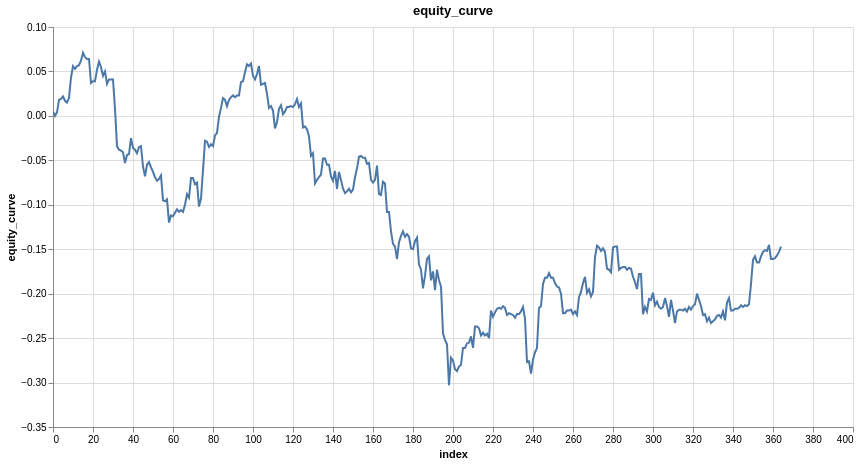

Notebook cell for this chart:
### Code cell
features = ["close_log_return_lag_1"]
model = LinearModel(len(features))
model_trades = research.learn_model_trades(
    ts.drop_nulls(), features, target, model, loss=nn.L1Loss()
)
model_trades = research.add_tx_fees_log(model_trades, maker_fee, taker_fee)
research.plot_line(model_trades, "equity_curve")

### Figure 1 — Vega specification as saved in the notebook (floating-point values rounded to 4 significant figures; data arrays with more than 128 entries replaced by an {"elided": "..."} marker saying what was removed)
{"$schema": "https://vega.github.io/schema/vega/v6.json", "data": [{"name": "param_1e9efca18e7a2868_store"}, {"name": "source_0", "values": {"elided": "365 records"}}, {"name": "source_0_x_domain_index", "values": [{"min": 0, "max": 364}]}, {"name": "source_0_y_domain_equity_curve", "values": [{"min": -0.303, "max": 0.071}]}], "signals": [{"name": "unit", "value": {}, "on": [{"events": "pointermove", "update": "isTuple(group()) ? group() : unit"}]}, {"name": "param_1e9efca18e7a2868", "update": "vlSelectionResolve(\"param_1e9efca18e7a2868_store\", \"union\")"}, {"name": "param_1e9efca18e7a2868_index", "on": [{"events": [{"source": "view", "type": "dblclick"}], "update": "null"}, {"events": {"signal": "param_1e9efca18e7a2868_translate_delta"}, "update": "panLinear(param_1e9efca18e7a2868_translate_anchor.extent_x, -param_1e9efca18e7a2868_translate_delta.x / width)"}, {"events": {"signal": "param_1e9efca18e7a2868_zoom_delta"}, "update": "zoomLinear(domain(\"x\"), param_1e9efca18e7a2868_zoom_anchor.x, param_1e9efca18e7a2868_zoom_delta)"}]}, {"name": "param_1e9efca18e7a2868_equity_curve", "on": [{"events": [{"source": "view", "type": "dblclick"}], "update": "null"}, {"events": {"signal": "param_1e9efca18e7a2868_translate_delta"}, "update": "panLinear(param_1e9efca18e7a2868_translate_anchor.extent_y, param_1e9efca18e7a2868_translate_delta.y / height)"}, {"events": {"signal": "param_1e9efca18e7a2868_zoom_delta"}, "update": "zoomLinear(domain(\"y\"), param_1e9efca18e7a2868_zoom_anchor.y, param_1e9efca18e7a2868_zoom_delta)"}]}, {"name": "param_1e9efca18e7a2868_tuple", "on": [{"events": [{"signal": "param_1e9efca18e7a2868_index || param_1e9efca18e7a2868_equity_curve"}], "update": "param_1e9efca18e7a2868_index && param_1e9efca18e7a2868_equity_curve ? {unit: \"\", fields: param_1e9efca18e7a2868_tuple_fields, values: [param_1e9efca18e7a2868_index,param_1e9efca18e7a2868_equity_curve]} : null"}]}, {"name": "param_1e9efca18e7a2868_tuple_fields", "value": [{"field": "index", "channel": "x", "type": "R"}, {"field": "equity_curve", "channel": "y", "type": "R"}]}, {"name": "param_1e9efca18e7a2868_translate_anchor", "value": {}, "on": [{"events": [{"source": "scope", "type": "pointerdown"}], "update": "{x: x(unit), y: y(unit), extent_x: domain(\"x\"), extent_y: domain(\"y\")}"}]}, {"name": "param_1e9efca18e7a2868_translate_delta", "value": {}, "on": [{"events": [{"source": "window", "between": [{"source": "scope", "type": "pointerdown"}, {"source": "window", "type": "pointerup"}], "consume": true, "type": "pointermove"}], "update": "{x: param_1e9efca18e7a2868_translate_anchor.x - x(unit), y: param_1e9efca18e7a2868_translate_anchor.y - y(unit)}"}]}, {"name": "param_1e9efca18e7a2868_zoom_anchor", "on": [{"events": [{"source": "scope", "type": "wheel", "consume": true}], "update": "{x: invert(\"x\", x(unit)), y: invert(\"y\", y(unit))}"}]}, {"name": "param_1e9efca18e7a2868_zoom_delta", "on": [{"events": [{"source": "scope", "type": "wheel", "consume": true}], "update": "pow(1.001, event.deltaY * pow(16, event.deltaMode))", "force": true}]}, {"name": "param_1e9efca18e7a2868_modify", "on": [{"events": {"signal": "param_1e9efca18e7a2868_tuple"}, "update": "modify(\"param_1e9efca18e7a2868_store\", param_1e9efca18e7a2868_tuple, true)"}]}], "marks": [{"type": "line", "name": "marks", "from": {"data": "source_0"}, "sort": {"field": "x"}, "encode": {"update": {"tooltip": {"signal": "{\"index\": format(datum[\"index\"], \"\"), \"equity_curve\": format(datum[\"equity_curve\"], \"\")}"}, "x": {"field": "index", "scale": "x"}, "y": {"field": "equity_curve", "scale": "y"}, "stroke": {"value": "#4c78a8"}, "defined": {"signal": "isValid(datum[\"index\"]) && isFinite(+datum[\"index\"]) && isValid(datum[\"equity_curve\"]) && isFinite(+datum[\"equity_curve\"])"}}}, "style": ["line"], "clip": true, "interactive": true}], "scales": [{"name": "x", "type": "linear", "domain": [{"signal": "(data(\"source_0_x_domain_index\")[0] || {}).min"}, {"signal": "(data(\"source_0_x_domain_index\")[0] || {}).max"}], "range": [0, {"signal": "width"}], "nice": true, "domainRaw": {"signal": "param_1e9efca18e7a2868[\"index\"]"}, "zero": false}, {"name": "y", "type": "linear", "domain": [{"signal": "(data(\"source_0_y_domain_equity_curve\")[0] || {}).min"}, {"signal": "(data(\"source_0_y_domain_equity_curve\")[0] || {}).max"}], "range": [{"signal": "height"}, 0], "nice": true, "zero": true, "domainRaw": {"signal": "param_1e9efca18e7a2868[\"equity_curve\"]"}}], "axes": [{"scale": "x", "zindex": 0, "maxExtent": 0, "orient": "bottom", "minExtent": 0, "grid": true, "aria": false, "gridScale": "y", "domain": false, "labels": false, "ticks": false, "tickCount": {"signal": "ceil(width/40)"}}, {"scale": "y", "labels": false, "aria": false, "tickCount": {"signal": "ceil(height/40)"}, "minExtent": 0, "grid": true, "ticks": false, "domain": false, "maxExtent": 0, "gridScale": "x", "zindex": 0, "orient": "left"}, {"scale": "x", "labelFlush": true, "tickCount": {"signal": "ceil(width/40)"}, "labelOverlap": true, "title": "index", "zindex": 0, "orient": "bottom", "grid": false}, {"scale": "y", "orient": "left", "labelOverlap": true, "grid": false, "tickCount": {"signal": "ceil(height/40)"}, "title": "equity_curve", "zindex": 0}], "title": {"text": "equity_curve", "frame": "group"}, "background": "white", "height": 400, "width": 800, "style": "cell", "padding": 5}
